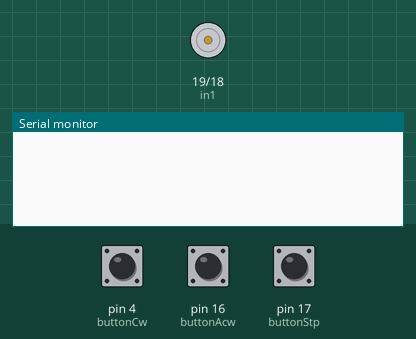
Bench run of a sketch on a simulated Arduino Uno, built with avr-gcc and run on an emulated ATmega328P. Parts: motor-driver pin pairs drawn as motors (green arrow = first pin HIGH = forward, orange = second pin HIGH = backward, longer = more drive, scaled by the enable pin), the last lines printed to the serial monitor. The test bench sets the inputs (shaded band); at power-on: pin 4 (buttonCw) HIGH, pin 16 (buttonAcw) HIGH, pin 17 (buttonStp) HIGH.

Above: at 1.2 s.
1.3 s: pin 4 (buttonCw) pulled LOW for 0.15 s
At 1.7 s:
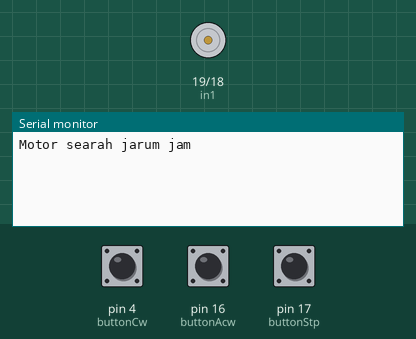
2.9 s: pin 16 (buttonAcw) pulled LOW for 0.15 s
At 4.1 s:
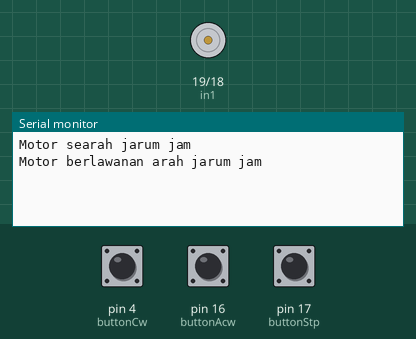
4.5 s: pin 17 (buttonStp) pulled LOW for 0.15 s
At 5.3 s:
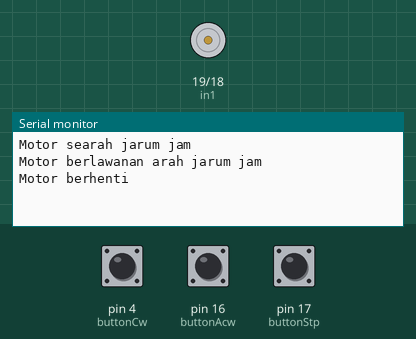
6.1 s: pin 16 (buttonAcw) pulled LOW for 1 s
At 8.1 s:
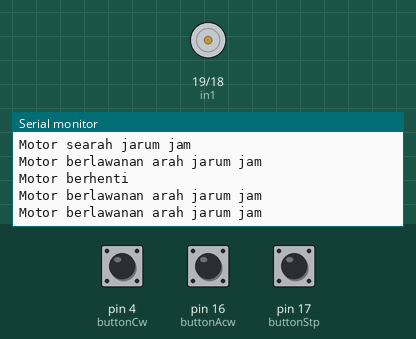
8.6 s: pin 4 (buttonCw) pulled LOW for 1 s
At 10.0 s:
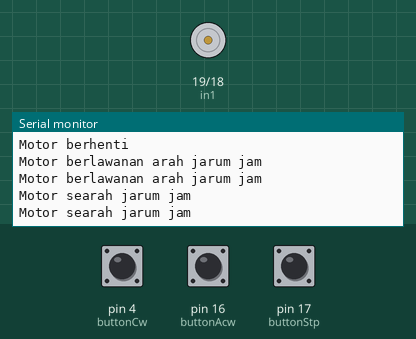

Measured:
- after the input at 1.3 s, the serial monitor: prints a new line at once (image 1)
- after the input at 2.9 s, the serial monitor: prints a new line at once (image 2)
- after the input at 4.5 s, the serial monitor: prints a new line at once (image 3)
- after the input at 6.1 s, the serial monitor: prints a new line at once (image 4)
- after the input at 8.6 s, the serial monitor: prints a new line at once (image 5)

The sketch:

Conveyor_3.ino
```cpp
#define in1 19
#define in2 18
#define enA 13

const int buttonCw  = 4;
const int buttonAcw = 16;
const int buttonStp = 17;

// Variabel tombol
int button1 = HIGH;
int button2 = HIGH;
int button3 = HIGH;

void setup() {
  pinMode(in1, OUTPUT);
  pinMode(in2, OUTPUT);
  pinMode(enA, OUTPUT);

  // Pakai INPUT_PULLUP agar tidak perlu resistor eksternal
  pinMode(buttonCw, INPUT_PULLUP);
  pinMode(buttonAcw, INPUT_PULLUP);
  pinMode(buttonStp, INPUT_PULLUP);

  Serial.begin(9600);
}

void loop() {
  // Baca tombol
  button1 = digitalRead(buttonCw);
  button2 = digitalRead(buttonAcw);
  button3 = digitalRead(buttonStp);

  if (button1 == LOW) {
    clockWise();       // Panggil fungsi CW
  } else if (button2 == LOW) {
    antiClockWise();   // Panggil fungsi ACW
  } else if (button3 == LOW) {
    stopMotor();       // Panggil fungsi STOP
  }
}

// Fungsi berhenti
void stopMotor() {
  digitalWrite(in1, HIGH);
  digitalWrite(in2, LOW);
  analogWrite(enA, 0);
  Serial.println("Motor berhenti");
  delay(500); // debounce
}

// Putar searah jarum jam
void clockWise() {
  digitalWrite(in1, HIGH);
  digitalWrite(in2, LOW);
  analogWrite(enA, 65);
  Serial.println("Motor searah jarum jam");
  delay(500); // debounce
}

// Putar berlawanan arah jarum jam
void antiClockWise() {
  digitalWrite(in1, LOW);
  digitalWrite(in2, HIGH);
  analogWrite(enA, 65);
  Serial.println("Motor berlawanan arah jarum jam");
  delay(500); // debounce
}
```
